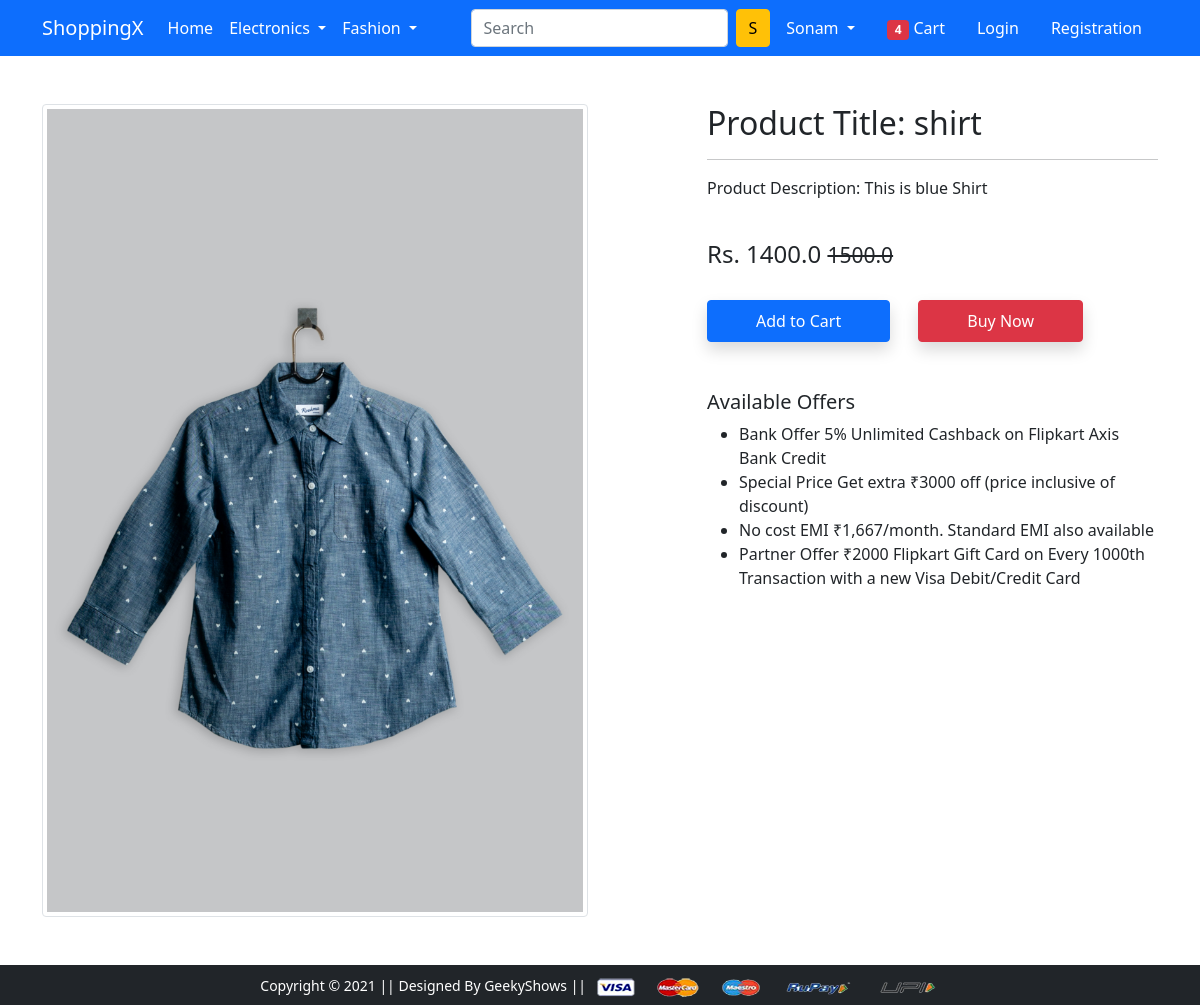
The app's page /product-detail/7, older data.
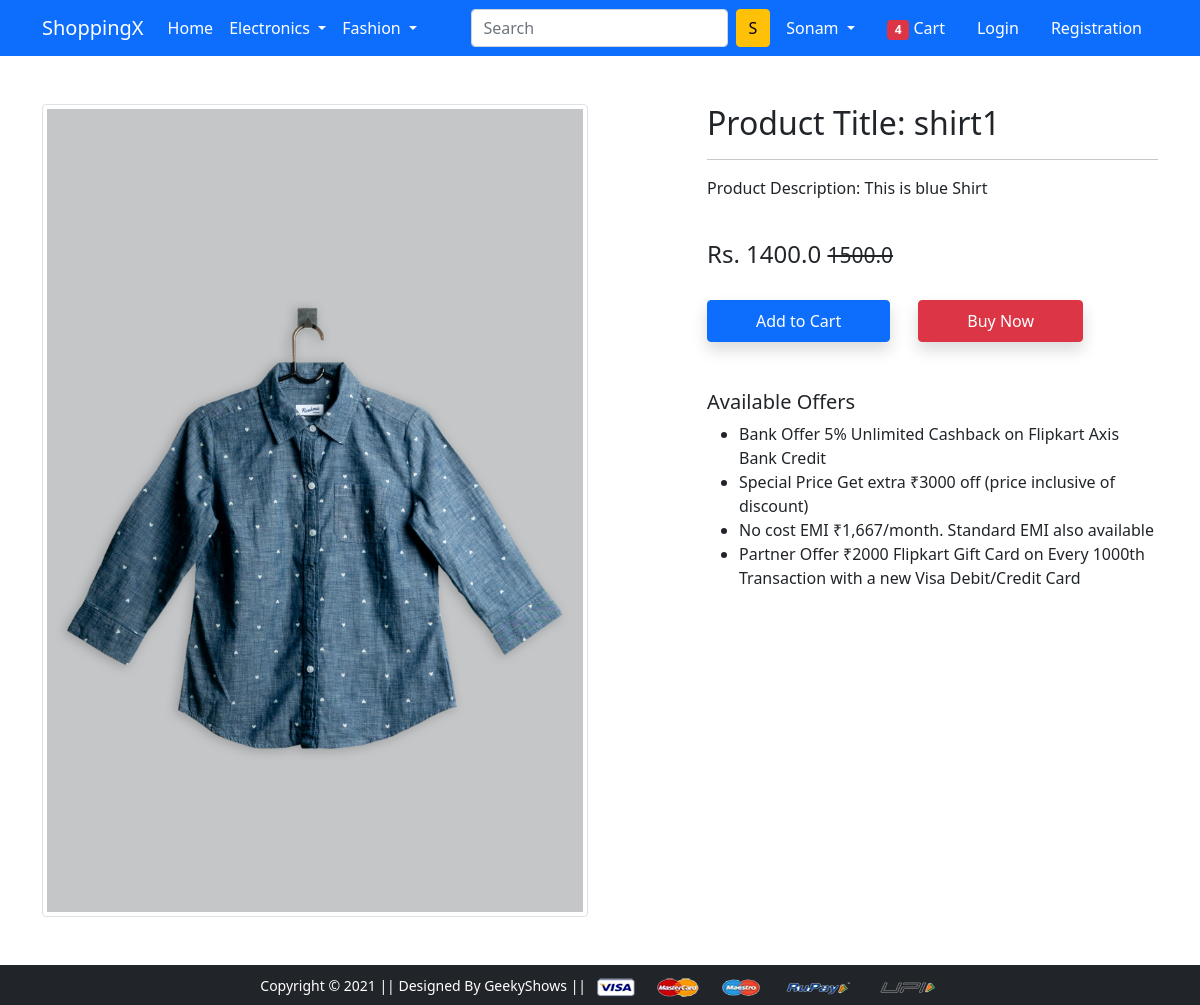
The same page, newer data.
### app/models.py (models this page shows, shortened)
class Product(models.Model):
    title = models.CharField(max_length=100)
    selling_price = models.FloatField()
    discounted_price = models.FloatField()
    description = models.TextField()
    brand = models.CharField(max_length=100)
    category = models.CharField(choices=CATEGORY_CHOICES,max_length=70)
    product_image = models.ImageField(upload_to='productimg')

### app/views.py (the view)
# urls.py: path('product-detail/<int:pk>', views.ProductDetailView.as_view(), name='product-detail'),
class ProductDetailView(View):
    def get(self,request, pk):
        productdetail = Product.objects.get(pk=pk)
        context = {'productdetail':productdetail}
        return render(request,'app/productdetail.html',context)

### app/templates/app/productdetail.html (shortened to what this page needs)
{% extends 'app/base.html' %}
{% load static %}
{% block main-content %}
<div class="container my-5">
 <div class="row">
  <div class="col-sm-6 text-center align-self-center">
   <img src="{{productdetail.product_image.url}}" alt="" class="img-fluid img-thumbnail">
  </div>
  <div class="col-sm-5 offset-sm-1">
   <h2>Product Title: {{productdetail.title}}</h2>
   <hr>
   <p>Product Description: {{productdetail.description}}</p> <br>
   <h4>Rs. {{productdetail.discounted_price}} <small class="fw-light text-decoration-line-through">{{productdetail.selling_price}}</small></h4> <br>
   <a href="{% url 'add-to-cart' %}" class="btn btn-primary shadow px-5 py-2">Add to Cart</a>
   <a href="{% url 'buy-now' %}" class="btn btn-danger shadow px-5 py-2 ms-4">Buy Now</a>
   <h5 class="mt-5">Available Offers</h5>
   <ul>
    <li>Bank Offer 5% Unlimited Cashback on Flipkart Axis Bank Credit</li>
    <li>Special Price Get extra ₹3000 off (price inclusive of discount)</li>
    <li>No cost EMI ₹1,667/month. Standard EMI also available</li>
    <li>Partner Offer ₹2000 Flipkart Gift Card on Every 1000th Transaction with a new Visa Debit/Credit Card</li>
   </ul>
  </div>
 </div>
</div>
{% endblock main-content %}

### app/templates/app/base.html (shortened to what this page needs)
<!doctype html>
{% load static %}
<html lang="en">
  <head>
    <link href="https://cdn.jsdelivr.net/npm/bootstrap@5.0.0-beta1/dist/css/bootstrap.min.css" rel="stylesheet">
    <link rel="stylesheet" href="{% static 'app/css/owl.carousel.min.css' %}">
    <link rel="stylesheet" href="{% static 'app/css/all.min.css' %}">
    <link rel="stylesheet" href="{% static 'app/css/style.css' %}">
  </head>
  <body>
    <nav class="navbar navbar-expand-lg navbar-dark bg-primary">
     <div class="container">
       <a class="navbar-brand" href="/">ShoppingX</a>
       <div class="collapse navbar-collapse" id="navbarSupportedContent">
         <ul class="navbar-nav me-auto mb-2 mb-lg-0">
           <li class="nav-item">
             <a class="nav-link active" aria-current="page" href="/">Home</a>
           </li>
           <li class="nav-item dropdown">
             <a class="nav-link dropdown-toggle text-white" href="#" id="electronicsDropdown" role="button" data-bs-toggle="dropdown" aria-expanded="false">
               Electronics
             </a>
           </li>
           <li class="nav-item dropdown">
             <a class="nav-link dropdown-toggle text-white" href="#" id="fashionDropdown" role="button" data-bs-toggle="dropdown" aria-expanded="false">
               Fashion
             </a>
           </li>
         </ul>
         <form class="d-flex">
           <input class="form-control me-2" type="search" placeholder="Search" aria-label="Search">
           <button class="btn btn-warning" type="submit">S</button>
         </form>
         <div>
          <ul class="navbar-nav me-auto mb-2 mb-lg-0">
           <li class="nav-item dropdown mx-2">
              <a class="nav-link dropdown-toggle text-white" href="#" id="profileDropdown" role="button" data-bs-toggle="dropdown" aria-expanded="false">
                Sonam
              </a>
            </li>
            <li class="nav-item mx-2">
             <a href="{% url 'add-to-cart' %}" class="nav-link text-white"><span class="badge bg-danger">4</span> Cart </a>
            </li>
            <li class="nav-item mx-2">
             <a href="{% url 'login' %}" class="nav-link text-white">Login</a>
            </li>
            <li class="nav-item mx-2">
             <a href="{% url 'customerregistration' %}" class="nav-link text-white">Registration</a>
            </li>
          </ul>
         </div>
       </div>
     </div>
    </nav>
    {% block main-content %} {% endblock main-content %}
    <footer class="container-fluid bg-dark text-center p-2 mt-5">
        <small class="text-white">Copyright &copy; 2021 || Designed By GeekyShows || </small>
        <img src="{% static 'app/images/payment.png' %}" alt="" srcset="" class="img-fluid" height="2px">
    </footer>
  </body>
</html>

Row changes from the older to the newer data that the page shows:
changed Product "This is blue Shirt": title "shirt" → "shirt1"
